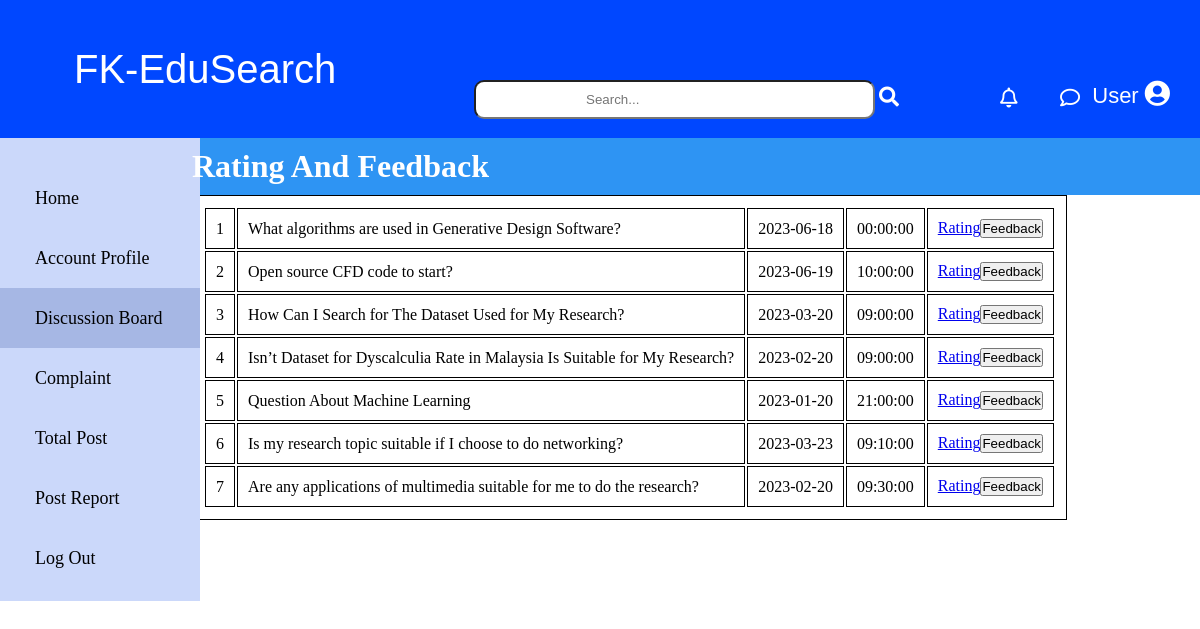
Screenshot of /User/ManageRatingAndFeedback.php (signed in) with the database file from the repository.
### tables this page shows
CREATE TABLE `post` (
  `Post_ID` varchar(7) NOT NULL,
  `post_title` varchar(100) NOT NULL,
  `post_content` varchar(500) NOT NULL,
  `post_keyword` varchar(100) NOT NULL,
  `post_category` varchar(100) NOT NULL,
  `post_date` date NOT NULL,
  `post_time` time NOT NULL,
  `post_comment` varchar(100) NOT NULL,
  `user_rating` float NOT NULL,
  `user_feedback` varchar(100) NOT NULL,
  `postStatus` varchar(20) NOT NULL,
  `expertAnswer` varchar(100) DEFAULT NULL,
  `Expert_ID` int(7) NOT NULL
);

### User/php/readUserPost.php (called while the page is built)
<?php
include "../dbconnect.php";
$sql = "SELECT * FROM post ORDER BY Post_ID ASC";
$result = mysqli_query($conn,$sql);
?>

### User/ManageRatingAndFeedback.php (the view, shortened to what this page needs)
<?php
include("../dbconnect.php");
?>
<!DOCTYPE html>
<html>
    <head>
        <link rel="stylesheet" href="https://use.fontawesome.com/releases/v5.0.7/css/all.css">
        <link rel="stylesheet" href="https://cdnjs.cloudflare.com/ajax/libs/font-awesome/4.7.0/css/font-awesome.min.css">
        <link rel="stylesheet" href="../style/style.css">
    </head>
<body>
 <div id="title-bar">
        <a id="FKEduSearch" class="FKEduSearch">FK-EduSearch</a>
        <div class="searchbar">
        <input type="search" class="form-control rounded" placeholder="Search..." aria-label="Search" aria-describedby="search-addon" />
        <span class="input-group-text border-0" id="search-addon">
        <i class="fas fa-search" style='font-size:20px; color:white'></i>
        </span>
        </div>
        <div class="iconNotification">
        <i class='far fa-bell' style='font-size:20px'></i>
        </div>
        <div class="Message">
        <i style='font-size:20px' class='far fa-comment'></i>
        </div>
        <div>
            <a class="icon-link" href="#">
                User
                <i class='fas fa-user-circle' style='font-size:26px;color:white'></i>
            </a>
        </div>
    </div>
    <div class="centercontent">
    <div class="column LeftNavigationbar">
         <nav id="nav-bar">
            <ul>
                <li><a class="nav-link" href="../User/UserHomepage.php">Home</a></li>
                <li><a class="nav-link" href="../User/UserAccountProfile.php">Account Profile</a></li>
                <li><a class="nav-link active" href="../User/DiscussionBoard.php">Discussion Board</a></li>
                <li><a class="nav-link" href="../Complaint/UserComplaint.php">Complaint</a></li>
                <li><a class="nav-link" href="../User/TotalPost.php">Total Post</a></li>
                <li><a class="nav-link" href="../User/PostReport.php">Post Report</a></li>
                <li><a class="nav-link" href="../module1/logout.php">Log Out</a></li>
            </ul>
        </nav>
            </div>
        <div id="column main-content">
          <div class="header2"> <h1>Rating And Feedback</h1> </div>
        <table>
        <?php
        include "../User/php/readUserPost.php";
        ?>
        <?php if (mysqli_num_rows($result)) { ?>
        <?php
         $i = 0;
          while ($rows = mysqli_fetch_assoc($result)){
         $i++;
         ?>
            <tr><td><?=$i?></td><td><?=$rows['post_title']?></td><td><?php echo $rows['post_date']?></td><td><?php echo $rows['post_time'] ?></td><td><a href="../User/Rating.php?Post_ID=<?=$rows['Post_ID']?>">Rating</a><button onclick="window.location='../User/Feedback.php?Post_ID=<?=$rows['Post_ID']?>'">Feedback</button></td>
            <?php } ?>
        </table>
        <?php } ?>
        </div>
</body>
</html>

### User/style/style.css (style rules this page uses)
* { margin: 0; padding: 0; box-sizing: border-box; }
body { background-color: white; }
#title-bar { display: flex; align-items: center; justify-content: space-between; color: white; background-color: #0047FF; height: 138px; width: 100%; padding: 30px 24px; }
.FKEduSearch { font: 2.5rem 'Poppins', sans-serif; margin-left: 50px; }
.searchbar { position:absolute; margin-left: 450px; padding-top:60px; }
input[type=search] { padding: 10px 110px; border-radius:10px; text-align: left; }
.iconNotification { position: absolute; left:1000px; top: 88px; }
.Message { position: absolute; left:1060px; top: 88px; }
.icon-link { position: absolute; right: 30px; top: 80px; font-size: 22px; text-decoration: none; color:white; font-family: sans-serif; }
#nav-bar { display: flex; flex-direction: column; justify-content: space-between; background-color: #CBD8FA; height: 100%; width: 200px; padding-top: 30px; padding-left: 0px; padding-bottom: 13px; }
.nav-link { display: inline-block; width: 100%; padding-top: 20px; padding-bottom: 19px; padding-left:35px; color: black; font-family: 'PT-serif', serif; text-decoration: none; text-align: left; font-size:18px; }
.active, .nav-link:hover { color: black; background-color: #A6B7E4; transition: all ease-in 200ms; }
ul { list-style-type:none; }
.column { float: left; padding:0px; }
.centercontent::after { content: ""; clear: both; display: table; }
.LeftNavigationbar { width:16% }

### User/ManageRatingAndFeedback.php (style rules this page uses)
* { margin: 0; padding: 0; box-sizing: border-box; }
body { background-color: white; }
#title-bar { display: flex; align-items: center; justify-content: space-between; color: white; background-color: #0047FF; height: 138px; width: 100%; padding: 30px 24px; }
.FKEduSearch { font: 2.5rem 'Poppins', sans-serif; margin-left: 50px; }
.searchbar { position:absolute; margin-left: 450px; padding-top:60px; }
input[type=search] { padding: 10px 110px; border-radius:10px; text-align: left; }
.iconNotification { position: absolute; left:1000px; top: 88px; }
.Message { position: absolute; left:1060px; top: 88px; }
.icon-link { position: absolute; right: 30px; top: 80px; font-size: 22px; text-decoration: none; color:white; font-family: sans-serif; }
#nav-bar { display: flex; flex-direction: column; justify-content: space-between; background-color: #CBD8FA; height: 100%; width: 200px; padding-top: 30px; padding-left: 0px; padding-bottom: 13px; }
.nav-link { display: inline-block; width: 100%; padding-top: 20px; padding-bottom: 19px; padding-left:35px; color: black; font-family: 'PT-serif', serif; text-decoration: none; text-align: left; font-size:18px; }
.active, .nav-link:hover { color: black; background-color: #A6B7E4; transition: all ease-in 200ms; }
ul { list-style-type:none; }
.column { float: left; padding:0px; }
.centercontent::after { content: ""; clear: both; display: table; }
.LeftNavigationbar { width:16% }
.header2 { background-color: #2e94f3; color: white; padding: 10px 10px; }
table,tr,td { border:1px solid; padding:10px 10px; }

### rows the page displays
post: post_title "What algorithms are used in Generative Design Software?", post_date "2023-06-18", post_time "00:00:00"
post: post_title "Open source CFD code to start?", post_date "2023-06-19", post_time "10:00:00"
post: post_title "How Can I Search for The Dataset Used for My Research?", post_date "2023-03-20", post_time "09:00:00"
post: post_title "Isn’t Dataset for Dyscalculia Rate in Malaysia Is Suitable for My Research?", post_date "2023-02-20", post_time "09:00:00"
post: post_title "Question About Machine Learning", post_date "2023-01-20", post_time "21:00:00"
post: post_title "Is my research topic suitable if I choose to do networking?", post_date "2023-03-23", post_time "09:10:00"
post: post_title "Are any applications of multimedia suitable for me to do the research?", post_date "2023-02-20", post_time "09:30:00"
